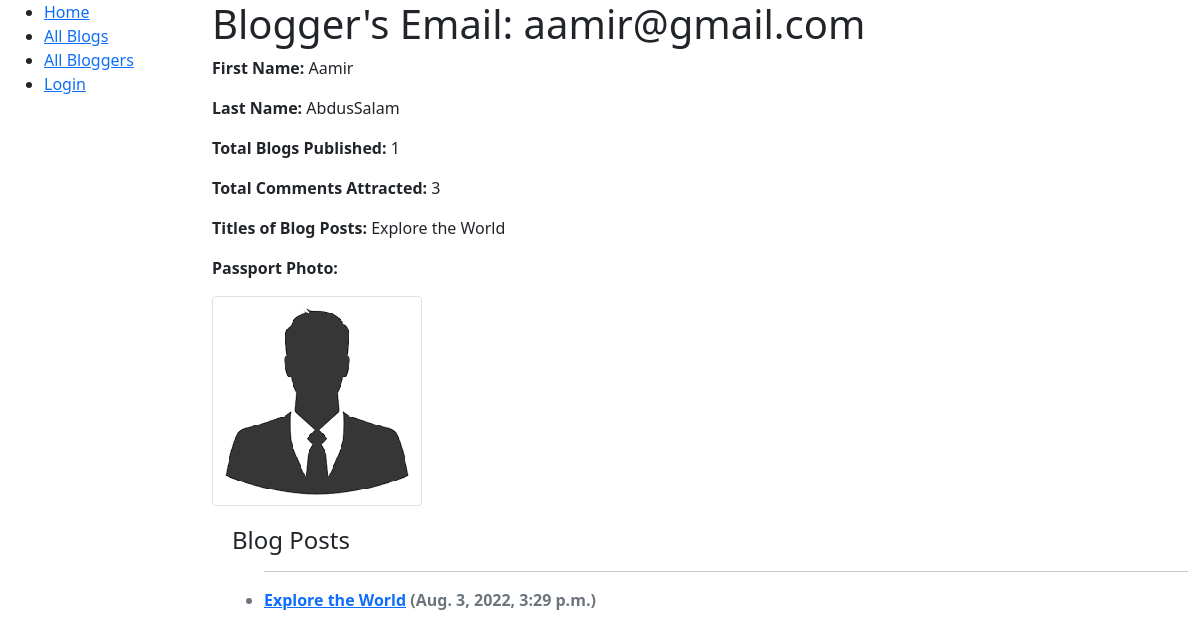
Screenshot of /blog/blogger/5 with the database file from the repository.
### blog/models.py (models this page shows, shortened)
class Blog(models.Model):
    title = models.CharField(max_length=150)
    excerpt = models.CharField(max_length=200)
    image = models.ImageField(upload_to="articles", null=True)
    post_date = models.DateTimeField(auto_now_add=True)
    updated = models.DateTimeField(auto_now=True)
    is_delete = models.BooleanField(default=False)
    slug = models.SlugField(unique=True, max_length=100, blank=True)
    content = models.TextField(validators=[MinLengthValidator(10)])
    objects = AllObjects()
    active_objects = ActiveObjects()
    author = models.ForeignKey(User, on_delete=models.SET_NULL, null=True, related_name="blogs")
    class Meta:
        ordering = ["title", "author"]
    def __str__(self):
        return f"{self.title}"

class Profile(models.Model):
    passport = models.ImageField(upload_to="profiles", null=True, blank=True)
    author = models.OneToOneField(User, on_delete=models.CASCADE, editable=False)

### blog/views.py (the view)
# urls.py: path('blogger/<int:pk>', views.BlogAuthorDetailView.as_view(), name="author-detail"),
class BlogAuthorDetailView(DetailView):
    model = User
    template_name = "blog/user_detail.html"
    context_object_name = "user_detail"
    def get_context_data(self, **kwargs):
        context = super(BlogAuthorDetailView, self).get_context_data(**kwargs)
        profile = Profile.objects.get(author_id=self.kwargs["pk"])
        current_user = User.objects.get(id=self.kwargs["pk"])
        logged_in_user_id = self.request.user.id
        if logged_in_user_id and logged_in_user_id == self.kwargs["pk"]:
            user_blogs = Blog.objects.filter(
                Q(author_id=self.kwargs.get("pk"))
                & Q(author=self.request.user))
        else:
            user_blogs = Blog.active_objects.filter(author_id=self.kwargs.get("pk"))
        context["user_detail"] = profile.author
        context["total_comments"] = Comment.objects.filter(blog__author=self.kwargs['pk']).count()
        context["user_form"] = UserForm(instance=current_user)
        context["profile"] = profile
        context["user_blogs"] = user_blogs
        context["profile_form"] = ProfileForm(instance=profile)
        return context

### blog/models.py (called while the page is built)
    def get_queryset(self):
        return super(ActiveObjects, self).get_queryset().filter(is_delete=False)

    def get_queryset(self):
        return super(AllObjects, self).get_queryset()

### blog/templates/blog/user_detail.html
{% extends "blog/base_generic.html" %}
{% load static %}
{% block content %}
  <h1>Blogger's Email: {{ user_detail.email }}</h1>
  <p><strong>First Name:</strong> {{ user_detail.first_name }}</p>
  <p><strong>Last Name:</strong> {{ user_detail.last_name }}</p>
  <p><strong>Total Blogs Published:</strong> {{ user_detail.blogs.count }}</p>
  <p><strong>Total Comments Attracted:</strong> {{ total_comments }}</p>
  <p><strong>Titles of Blog Posts:</strong> {{ user_detail.blogs.all|join:", " }}</p>
  {% if profile.passport %}
    <p><strong>Passport Photo:</strong></p>
    <img src="{{ profile.passport.url }}" class="img-thumbnail" alt="Blogger Passport">
  {% endif %}
  <div style="margin-left:20px;margin-top:20px">
    <h4>Blog Posts</h4>
    {% if user_blogs %}
        <ul>
        {% for blog in user_blogs %}
          <hr>
          <li class="text-muted"><strong><a href="{% url "blog:blog-detail" blog.slug %}">{{ blog.title }}</a> ({{ blog.post_date }})</strong></li>
        {% endfor %}
        </ul>
    {% else %}
        <hr>
        <p class="text-muted">You have no blog posts yet.</p>
    {% endif %}
  </div>
{% endblock %}

### rows the page displays
Profile: passport (picture)
Blog: title "Explore the World", post_date "Aug. 3, 2022, 3:29 p.m."

### other values shown
{{ user_detail.first_name }} "Aamir"
{{ user_detail.last_name }} "AbdusSalam"
{{ user_detail.blogs.count }} "1"
{{ total_comments }} "3"
{{ user_detail.blogs.all|join:", " }} "Explore the World"
